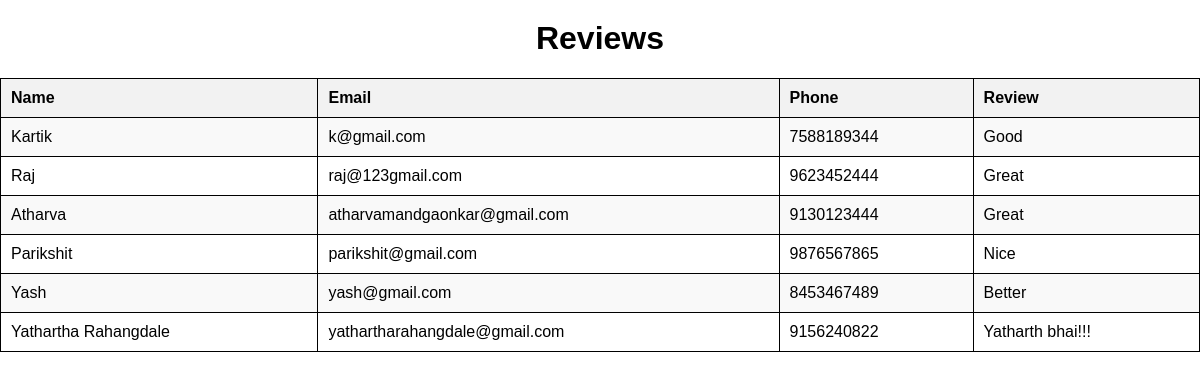
The page /contactlist.php on the database its author committed.
### tables this page shows
CREATE TABLE `contact` (
  `name` varchar(100) NOT NULL,
  `email` text NOT NULL,
  `phone` text NOT NULL,
  `review` text NOT NULL
);

### contactlist.php (the view, shortened to what this page needs)
<!DOCTYPE html>
<html>
<head>
</head>
<body>
    <h1>Reviews</h1>
    <table>
        <tr>
            <th>Name</th>
            <th>Email</th>
            <th>Phone</th>
            <th>Review</th>
        </tr>
        <?php
        $con = mysqli_connect("Localhost", "root", "", "tourism");
        $sql = "SELECT * from contact";
        $result = mysqli_query($con, $sql);
        while ($row = mysqli_fetch_array($result, MYSQLI_ASSOC)) {
            extract($row);
            echo "<tr>
                <td>$name</td>
                <td>$email</td>
                <td>$phone</td>
                <td>$review</td>
                </tr>";
        }
        ?>
    </table>
</body>
</html>

### contactlist.php (style rules this page uses)
body { font-family: Verdana, Geneva, Tahoma, sans-serif; margin: 0; padding: 0; }
h1 { text-align: center; margin-top: 20px; }
table { width: 100%; border-collapse: collapse; margin-top: 20px; }
th, td { border: 1px solid black; padding: 10px; text-align: left; }
th { background-color: #f2f2f2; }
tr:nth-child(even) { background-color: #f9f9f9; }

### rows shown on the page
contact: name "Kartik", email "k@gmail.com", phone "7588189344", review "Good"
contact: name "Raj", email "raj@123gmail.com", phone "9623452444", review "Great"
contact: name "Atharva", email "atharvamandgaonkar@gmail.com", phone "9130123444", review "Great"
contact: name "Parikshit", email "parikshit@gmail.com", phone "9876567865", review "Nice"
contact: name "Yash", email "yash@gmail.com", phone "8453467489", review "Better"
contact: name "Yathartha Rahangdale", email "yathartharahangdale@gmail.com", phone "9156240822", review "Yatharth bhai!!!"
